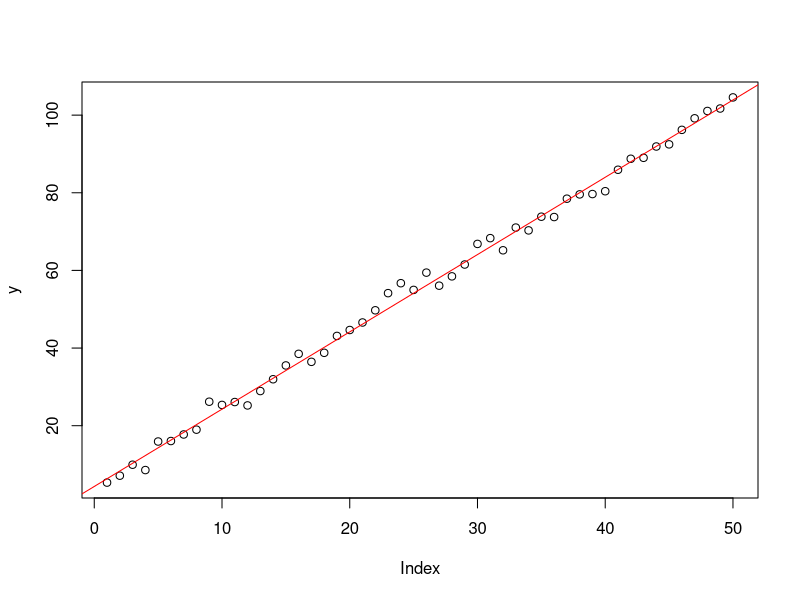

R code for this plot:
#!/usr/bin/Rscript

lssq.lm <- function(xi, yi)
{
  xm <- sum(xi) / length(xi)
  ym <- sum(yi) / length(yi)
  
  xd <- xi - xm
  yd <- yi - ym
  
  xq <- xd * xd
  yq <- yd * yd
  
  prod <- xd*yd
  
  a <- sum(prod) / sum(xq)
  b <- ym - a * xm
  
  return (create_returnvalue(xi, yi, b, a))
}

proj.lm <- function(x, y) {
  X           <- matrix(1, length(x), 2)
  X[,2]       <- x
  
  a_estimator <- solve(t(X) %*% X) %*% t(X) %*% y
  b           <- a_estimator[2,1]
  a           <- a_estimator[1,1]
  
  return (create_returnvalue(x, y, a, b))
}

create_returnvalue <- function(x, y, a, b) {
  fit       <- b * x + a
  
  residuums <- y     - fit
  
  return (list(
    x.values=x, 
    y.values=y, 
    fitted.values=fit, 
    residuals=residuums, 
    coefficients=c(a, b)))
}

proj.example <- function(n = 50) {
  a <- 2
  b <- 4
  x <- c(1:n)
  
  y <- a*x + b + rnorm(n, sd=2)
  
  proj <- proj.lm(x, y)
  
  plot(y)
  abline(proj$coefficients[1], proj$coefficients[2], col = "red")
}

proj.example()
